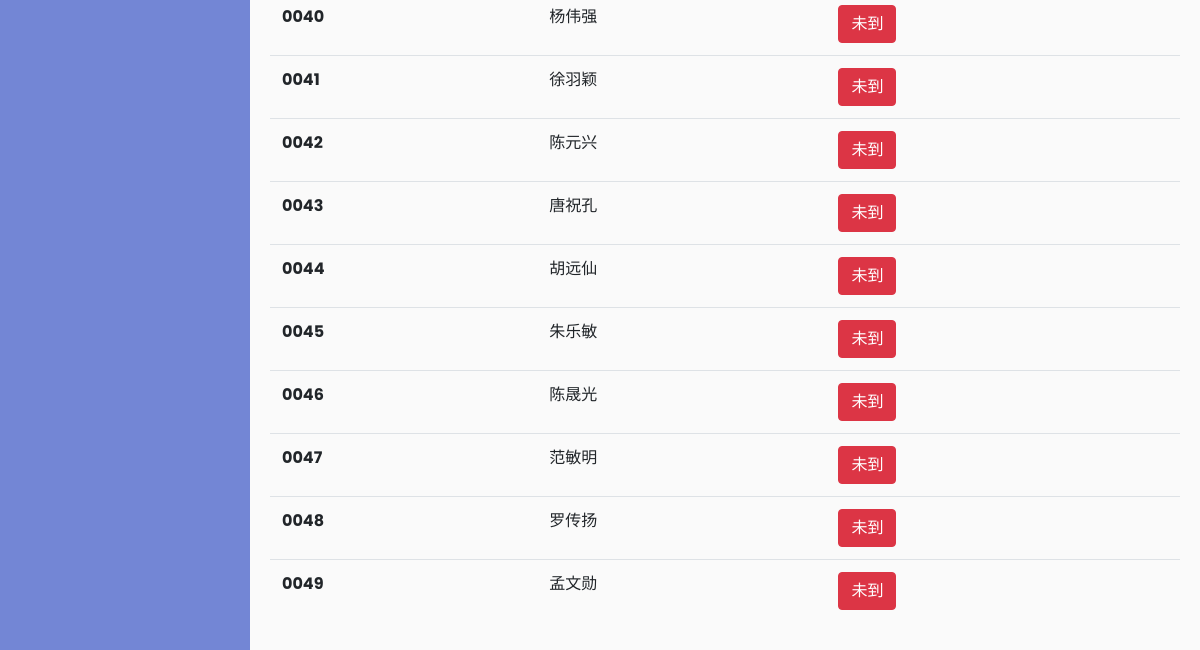
The page /class/TEST (signed in, lower part) on the database as committed earlier.
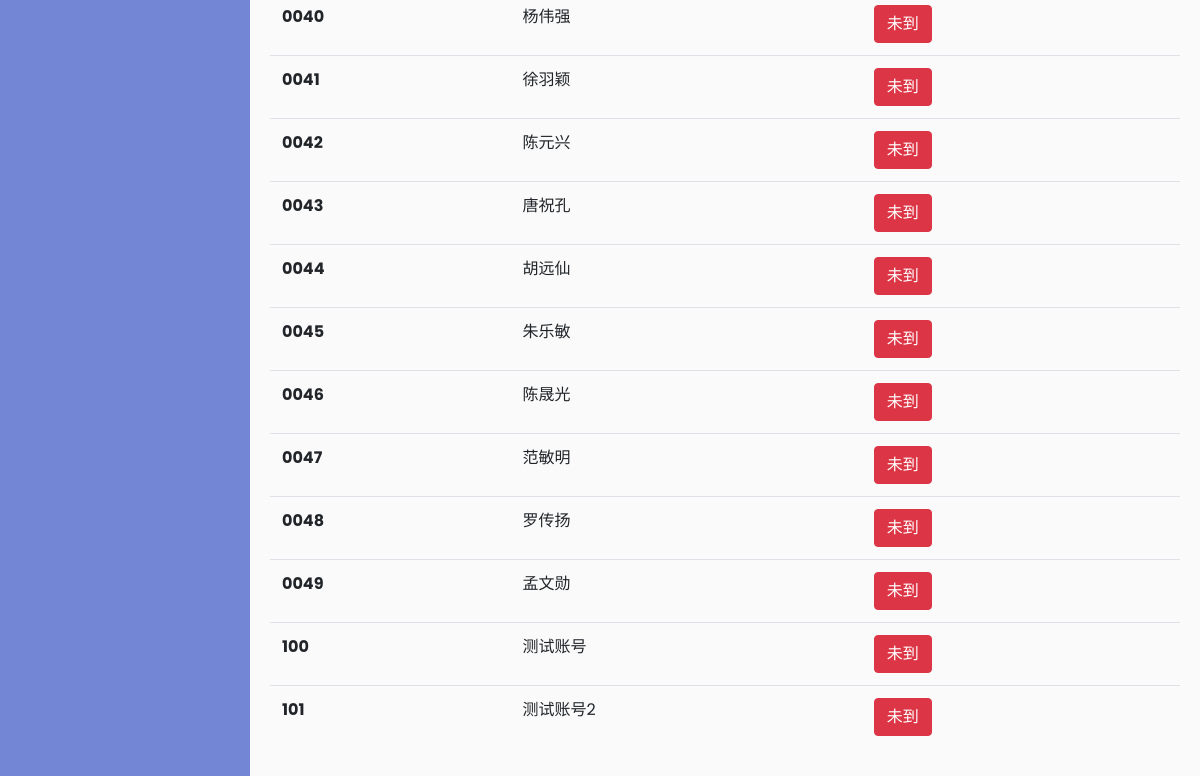
The same page on the database as committed later.
### app/models.py (models this page shows)
class Student(db.Model):
	__tablename__ = 'students'
	student_id = db.Column(db.Integer, unique=True, primary_key=True)
	rfid_id = db.Column(db.String(64), index=True, unique=True)
	student_number = db.Column(db.String(64), index=True, unique=True)
	student_name = db.Column(db.String(64), index=True, unique=True)
	student_nickname = db.Column(db.String(64), nullable=False, default='')
	curr_active = db.Column(db.Boolean, nullable=False, default=False)

### app/routes.py (the view)
@app.route('/class/<class_name>')
@login_required
def get_class(class_name):
	class_ = Class.query.filter_by(class_name=class_name).first_or_404()
	students = class_.get_student().all()
	items = []
	today_str = datetime.now().strftime('%Y-%m-%d')
	today_format = datetime.strptime(today_str, "%Y-%m-%d")
	for student in students:
		curr_log_info = record(class_.class_id, student.student_id, today_format)
		if curr_log_info is None:
			active = False
		else:
			active = curr_log_info.active
		items.append((student, active))
	currentTime = class_.last_seen
	return render_template('class.html', class_=class_, currentTime=currentTime, items=items)

### app/models.py (called while the page is built)
@login.user_loader
def load_user(id):
	return Class.query.get(int(id))

	def avastar(self, size):
		digest = md5(self.class_token.lower().encode('utf-8')).hexdigest()
		return 'https://www.gravatar.com/avatar/{}?d=identicon&s={}'.format(
            digest, size)

	def get_student(self):
		return Student.query.join(
			student_identifier, student_identifier.c.student_id == Student.student_id).filter(
			student_identifier.c.class_id == self.class_id)

### app/routes.py (called while the page is built)
def record(class_id, student_id, today_format):
	return Timetable.query.filter_by(time_class_id=class_id).filter_by(
				time_student_id = student_id
			).filter(Timetable.time_time.between(today_format, today_format + timedelta(hours=24))).first()

@app.before_request
def before_request():
	if current_user.is_authenticated:
		current_user.last_seen = datetime.now()
		db.session.commit()

### app/templates/class.html (shortened to what this page needs)
<!DOCTYPE html>
<html>
<head>
    <link rel="stylesheet" href="https://stackpath.bootstrapcdn.com/bootstrap/4.1.0/css/bootstrap.min.css">
    <link rel="stylesheet" href="{{ url_for('static', filename='css/profile.css') }}">
</head>
<body>
    <div class="wrapper">
        <nav id="sidebar">
        </nav>
        <div id="content">
		<table class="table">
		<tbody>
            {% for student, active in items %}
                <tr>
                    <th scope="row">{{ student.student_number }}</th>
                    <td>{{ student.student_name }}</td>
                    {% if active %}
                        <td><button type="button" class="btn btn-success">已到</button></td>
                    {% else %}
                        <td><button type="button" class="btn btn-danger">未到</button></td>
                    {% endif %}
                </tr>
	        {% endfor %}
		</tbody>
	</table>
        </div>
    </div>
</body>
</html>

### app/static/css/profile.css (style rules this page uses)
body { font-family: 'Poppins', sans-serif; background: #fafafa; }
.wrapper { display: flex; width: 100%; align-items: stretch; }
#sidebar { min-width: 250px; max-width: 250px; background: #7386D5; color: #fff; transition: all 0.3s; }
#content { width: 100%; padding: 20px; min-height: 100vh; transition: all 0.3s; }

Rows that differ between the two databases and show on the page:
added Student: student_number "100", student_name "测试账号"
added Student: student_number "101", student_name "测试账号2"
